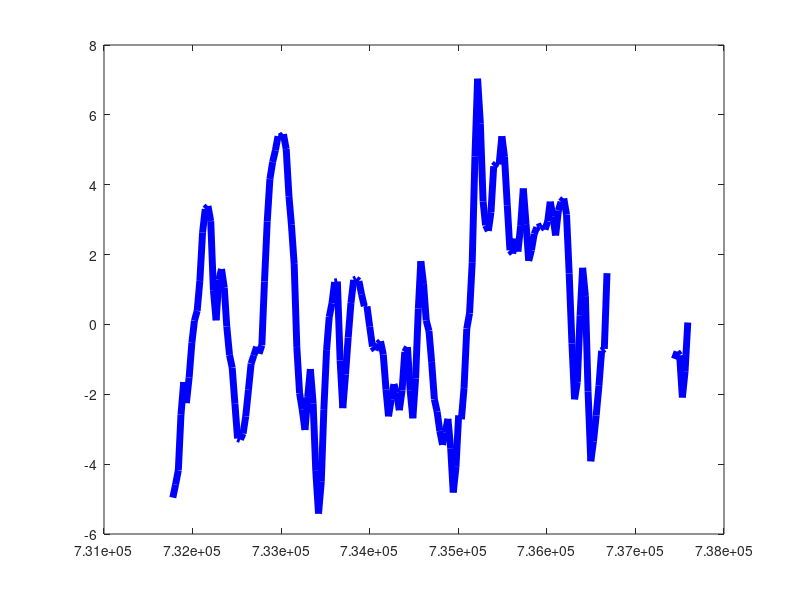

Reproduce this figure in MATLAB. (Note: this script raises an error after producing the figure.)
clear all
close all
clc
addpath(genpath('E:\Studium\0-Matlab Tools\altmany-export_fig-d7671fe'))
load('dsdt.mat')
mean_dSdt = movmean(dSdt(:,4),12);
mean_dSdt(1:6) = NaN; 
mean_dSdt(end-5:end) = NaN;
figure
plot(dSdt(:,3),mean_dSdt, 'color', [0 0 255]./255, 'LineWidth', 5)
hold on
[TF,S] = ischange(mean_dSdt,'mean','MaxNumChanges',2);

stairs(dSdt(:,3),S,'color',[0 0 0]./255,'LineWidth', 5)
ax = gca;
set(ax,'xtick',datenum(dSdt(1,1):1:dSdt(end,1),7,1))
set(ax,'xticklabel',dSdt(1,1):1:dSdt(end,1))
datetick
pbaspect([3 1 1])
set(gca,'YGrid','on')
set(gcf,'color','w')
set(gca,'fontsize',20)
ylabel('movmean of dS/dt [mm/month]','fontsize',24)
ylim([-6,8])
export_fig('dSdtmovmean')
% id = find(TF == 1);
% mean1 = nanmean(dSdt(1:id(1)-1,4));
% mean2 = nanmean(dSdt(id(1):id(2),4));
% mean3 = nanmean(dSdt(id(2)+1:end,4));
% change_point = datetime(dSdt(id,3),'ConvertFrom','datenum');
% plot(dSdt(id(1),3)*ones(length([mean1:0.1:mean2]),1),[mean1:0.1:mean2]','-','color',[0 0 0]./255,'LineWidth', 5)
% hold on 
% plot(dSdt(id(2),3)*ones(length([mean3:0.1:mean2]),1),[mean3:0.1:mean2]','-','color',[0 0 0]./255,'LineWidth', 5)
% plot(dSdt(1:0.1:id(1),3),mean1*ones(length(dSdt(1:0.1:id(1),3)),1),'-','color',[0 0 0]./255,'LineWidth', 5)
% plot(dSdt(id(1):0.1:id(2),3),mean2*ones(length(dSdt(id(1):0.1:id(2),3)),1),'-','color',[0 0 0]./255,'LineWidth', 5)
% plot(dSdt(id(2):0.1:end,3),mean3*ones(length(dSdt(id(2):0.1:end,3)),1),'-','color',[0 0 0]./255,'LineWidth', 5)

